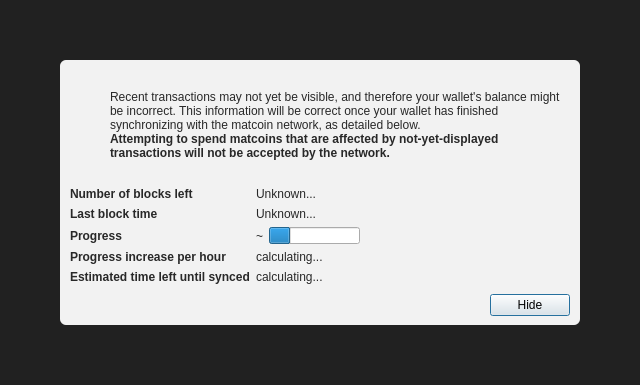
<?xml version="1.0" encoding="UTF-8"?>
<ui version="4.0">
 <class>ModalOverlay</class>
 <widget class="ModalOverlay" name="ModalOverlay">
  <property name="geometry">
   <rect>
    <x>0</x>
    <y>0</y>
    <width>640</width>
    <height>385</height>
   </rect>
  </property>
  <property name="windowTitle">
   <string>Form</string>
  </property>
  <layout class="QVBoxLayout" name="verticalLayout" stretch="0">
   <property name="sizeConstraint">
    <enum>QLayout::SetDefaultConstraint</enum>
   </property>
   <property name="leftMargin">
    <number>0</number>
   </property>
   <property name="topMargin">
    <number>0</number>
   </property>
   <property name="rightMargin">
    <number>0</number>
   </property>
   <property name="bottomMargin">
    <number>0</number>
   </property>
   <item>
    <widget class="QWidget" name="bgWidget" native="true">
     <property name="styleSheet">
      <string notr="true">#bgWidget { background: rgba(0,0,0,220); }</string>
     </property>
     <layout class="QVBoxLayout" name="verticalLayoutMain" stretch="1">
      <property name="leftMargin">
       <number>60</number>
      </property>
      <property name="topMargin">
       <number>60</number>
      </property>
      <property name="rightMargin">
       <number>60</number>
      </property>
      <property name="bottomMargin">
       <number>60</number>
      </property>
      <item>
       <widget class="QWidget" name="contentWidget" native="true">
        <property name="styleSheet">
         <string notr="true">#contentWidget { background: rgba(255,255,255,240); border-radius: 6px; }

QLabel { color: rgb(40,40,40);  }</string>
        </property>
        <layout class="QVBoxLayout" name="verticalLayoutSub" stretch="1,0,0,0">
         <property name="spacing">
          <number>0</number>
         </property>
         <property name="leftMargin">
          <number>10</number>
         </property>
         <property name="topMargin">
          <number>10</number>
         </property>
         <property name="rightMargin">
          <number>10</number>
         </property>
         <property name="bottomMargin">
          <number>10</number>
         </property>
         <item>
          <layout class="QHBoxLayout" name="horizontalLayoutIconText" stretch="0,1">
           <property name="topMargin">
            <number>20</number>
           </property>
           <item>
            <layout class="QVBoxLayout" name="verticalLayoutIcon">
             <property name="leftMargin">
              <number>0</number>
             </property>
             <item>
              <widget class="QPushButton" name="warningIcon">
               <property name="enabled">
                <bool>false</bool>
               </property>
               <property name="text">
                <string/>
               </property>
               <property name="icon">
                <iconset>
                 <normaloff>:/icons/warning</normaloff>
                 <disabledoff>:/icons/warning</disabledoff>:/icons/warning</iconset>
               </property>
               <property name="iconSize">
                <size>
                 <width>48</width>
                 <height>48</height>
                </size>
               </property>
               <property name="flat">
                <bool>true</bool>
               </property>
              </widget>
             </item>
             <item>
              <spacer name="verticalSpacerWarningIcon">
               <property name="orientation">
                <enum>Qt::Vertical</enum>
               </property>
               <property name="sizeHint" stdset="0">
                <size>
                 <width>20</width>
                 <height>40</height>
                </size>
               </property>
              </spacer>
             </item>
            </layout>
           </item>
           <item>
            <layout class="QVBoxLayout" name="verticalLayoutInfoText">
             <property name="leftMargin">
              <number>0</number>
             </property>
             <property name="topMargin">
              <number>0</number>
             </property>
             <item>
              <widget class="QLabel" name="infoText">
               <property name="text">
                <string>Recent transactions may not yet be visible, and therefore your wallet's balance might be incorrect. This information will be correct once your wallet has finished synchronizing with the matcoin network, as detailed below.</string>
               </property>
               <property name="textFormat">
                <enum>Qt::RichText</enum>
               </property>
               <property name="wordWrap">
                <bool>true</bool>
               </property>
              </widget>
             </item>
             <item>
              <widget class="QLabel" name="infoTextStrong">
               <property name="font">
                <font>
                 <weight>75</weight>
                 <bold>true</bold>
                </font>
               </property>
               <property name="text">
                <string>Attempting to spend matcoins that are affected by not-yet-displayed transactions will not be accepted by the network.</string>
               </property>
               <property name="textFormat">
                <enum>Qt::RichText</enum>
               </property>
               <property name="wordWrap">
                <bool>true</bool>
               </property>
              </widget>
             </item>
             <item>
              <spacer name="verticalSpacerInTextSpace">
               <property name="orientation">
                <enum>Qt::Vertical</enum>
               </property>
               <property name="sizeHint" stdset="0">
                <size>
                 <width>20</width>
                 <height>40</height>
                </size>
               </property>
              </spacer>
             </item>
            </layout>
           </item>
          </layout>
         </item>
         <item>
          <spacer name="verticalSpacerAfterText">
           <property name="orientation">
            <enum>Qt::Vertical</enum>
           </property>
           <property name="sizeHint" stdset="0">
            <size>
             <width>20</width>
             <height>40</height>
            </size>
           </property>
          </spacer>
         </item>
         <item>
          <layout class="QFormLayout" name="formLayout">
           <property name="fieldGrowthPolicy">
            <enum>QFormLayout::FieldsStayAtSizeHint</enum>
           </property>
           <property name="horizontalSpacing">
            <number>6</number>
           </property>
           <property name="verticalSpacing">
            <number>6</number>
           </property>
           <property name="topMargin">
            <number>10</number>
           </property>
           <item row="0" column="0">
            <widget class="QLabel" name="labelNumberOfBlocksLeft">
             <property name="font">
              <font>
               <weight>75</weight>
               <bold>true</bold>
              </font>
             </property>
             <property name="text">
              <string>Number of blocks left</string>
             </property>
            </widget>
           </item>
           <item row="0" column="1">
            <widget class="QLabel" name="numberOfBlocksLeft">
             <property name="text">
              <string>Unknown...</string>
             </property>
            </widget>
           </item>
           <item row="1" column="0">
            <widget class="QLabel" name="labelLastBlockTime">
             <property name="font">
              <font>
               <weight>75</weight>
               <bold>true</bold>
              </font>
             </property>
             <property name="text">
              <string>Last block time</string>
             </property>
            </widget>
           </item>
           <item row="1" column="1">
            <widget class="QLabel" name="newestBlockDate">
             <property name="sizePolicy">
              <sizepolicy hsizetype="Maximum" vsizetype="Preferred">
               <horstretch>0</horstretch>
               <verstretch>0</verstretch>
              </sizepolicy>
             </property>
             <property name="text">
              <string>Unknown...</string>
             </property>
            </widget>
           </item>
           <item row="2" column="0">
            <widget class="QLabel" name="labelSyncDone">
             <property name="font">
              <font>
               <weight>75</weight>
               <bold>true</bold>
              </font>
             </property>
             <property name="text">
              <string>Progress</string>
             </property>
            </widget>
           </item>
           <item row="2" column="1">
            <layout class="QHBoxLayout" name="horizontalLayoutSync" stretch="0,1">
             <item>
              <widget class="QLabel" name="percentageProgress">
               <property name="text">
                <string notr="true">~</string>
               </property>
              </widget>
             </item>
             <item>
              <widget class="QProgressBar" name="progressBar">
               <property name="value">
                <number>24</number>
               </property>
               <property name="format">
                <string/>
               </property>
              </widget>
             </item>
            </layout>
           </item>
           <item row="4" column="0">
            <widget class="QLabel" name="labelProgressIncrease">
             <property name="font">
              <font>
               <weight>75</weight>
               <bold>true</bold>
              </font>
             </property>
             <property name="text">
              <string>Progress increase per hour</string>
             </property>
            </widget>
           </item>
           <item row="4" column="1">
            <widget class="QLabel" name="progressIncreasePerH">
             <property name="text">
              <string>calculating...</string>
             </property>
            </widget>
           </item>
           <item row="5" column="0">
            <widget class="QLabel" name="labelEstimatedTimeLeft">
             <property name="font">
              <font>
               <weight>75</weight>
               <bold>true</bold>
              </font>
             </property>
             <property name="text">
              <string>Estimated time left until synced</string>
             </property>
            </widget>
           </item>
           <item row="5" column="1">
            <widget class="QLabel" name="expectedTimeLeft">
             <property name="text">
              <string>calculating...</string>
             </property>
            </widget>
           </item>
          </layout>
         </item>
         <item>
          <layout class="QHBoxLayout" name="horizontalLayoutButtons">
           <property name="leftMargin">
            <number>10</number>
           </property>
           <property name="topMargin">
            <number>10</number>
           </property>
           <item>
            <spacer name="horizontalSpacer">
             <property name="orientation">
              <enum>Qt::Horizontal</enum>
             </property>
             <property name="sizeHint" stdset="0">
              <size>
               <width>40</width>
               <height>20</height>
              </size>
             </property>
            </spacer>
           </item>
           <item>
            <widget class="QPushButton" name="closeButton">
             <property name="text">
              <string>Hide</string>
             </property>
             <property name="focusPolicy">
              <enum>Qt::StrongFocus</enum>
             </property>
             <property name="default">
              <bool>true</bool>
             </property>
            </widget>
           </item>
          </layout>
         </item>
        </layout>
       </widget>
      </item>
     </layout>
    </widget>
   </item>
  </layout>
 </widget>
 <customwidgets>
  <customwidget>
   <class>ModalOverlay</class>
   <extends>QWidget</extends>
   <header>qt/modaloverlay.h</header>
   <container>1</container>
  </customwidget>
 </customwidgets>
 <resources/>
 <connections/>
</ui>
